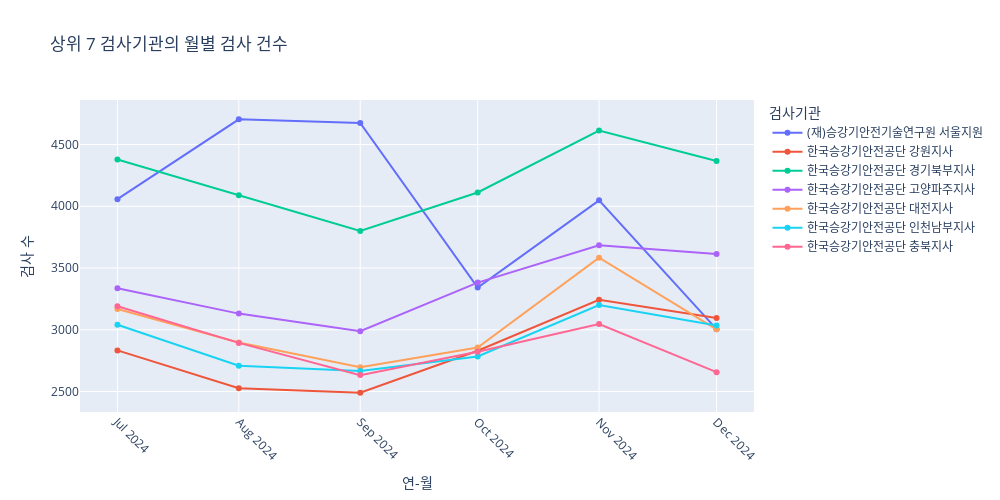

Notebook code for this chart:
### Code cell
# 사용 예시
plot_top_institutions(df, top_n=7)

### Figure 1 — Plotly figure (JSON) as saved in the notebook; plotly's stock layout.template omitted (floating-point values rounded to 4 significant figures)
{"data": [{"customdata": [["(재)승강기안전기술연구원 서울지원"], ["(재)승강기안전기술연구원 서울지원"], ["(재)승강기안전기술연구원 서울지원"], ["(재)승강기안전기술연구원 서울지원"], ["(재)승강기안전기술연구원 서울지원"], ["(재)승강기안전기술연구원 서울지원"]], "hovertemplate": "검사기관=%{customdata[0]}<br>연-월=%{x}<br>검사 수=%{y}<extra></extra>", "legendgroup": "(재)승강기안전기술연구원 서울지원", "line": {"color": "#636efa", "dash": "solid"}, "marker": {"symbol": "circle"}, "mode": "lines+markers", "name": "(재)승강기안전기술연구원 서울지원", "orientation": "v", "showlegend": true, "type": "scatter", "x": ["2024-07", "2024-08", "2024-09", "2024-10", "2024-11", "2024-12"], "xaxis": "x", "y": [4058, 4704, 4675, 3342, 4048, 3005], "yaxis": "y"}, {"customdata": [["한국승강기안전공단 강원지사"], ["한국승강기안전공단 강원지사"], ["한국승강기안전공단 강원지사"], ["한국승강기안전공단 강원지사"], ["한국승강기안전공단 강원지사"], ["한국승강기안전공단 강원지사"]], "hovertemplate": "검사기관=%{customdata[0]}<br>연-월=%{x}<br>검사 수=%{y}<extra></extra>", "legendgroup": "한국승강기안전공단 강원지사", "line": {"color": "#EF553B", "dash": "solid"}, "marker": {"symbol": "circle"}, "mode": "lines+markers", "name": "한국승강기안전공단 강원지사", "orientation": "v", "showlegend": true, "type": "scatter", "x": ["2024-07", "2024-08", "2024-09", "2024-10", "2024-11", "2024-12"], "xaxis": "x", "y": [2833, 2527, 2491, 2830, 3243, 3096], "yaxis": "y"}, {"customdata": [["한국승강기안전공단 경기북부지사"], ["한국승강기안전공단 경기북부지사"], ["한국승강기안전공단 경기북부지사"], ["한국승강기안전공단 경기북부지사"], ["한국승강기안전공단 경기북부지사"], ["한국승강기안전공단 경기북부지사"]], "hovertemplate": "검사기관=%{customdata[0]}<br>연-월=%{x}<br>검사 수=%{y}<extra></extra>", "legendgroup": "한국승강기안전공단 경기북부지사", "line": {"color": "#00cc96", "dash": "solid"}, "marker": {"symbol": "circle"}, "mode": "lines+markers", "name": "한국승강기안전공단 경기북부지사", "orientation": "v", "showlegend": true, "type": "scatter", "x": ["2024-07", "2024-08", "2024-09", "2024-10", "2024-11", "2024-12"], "xaxis": "x", "y": [4379, 4090, 3800, 4112, 4613, 4367], "yaxis": "y"}, {"customdata": [["한국승강기안전공단 고양파주지사"], ["한국승강기안전공단 고양파주지사"], ["한국승강기안전공단 고양파주지사"], ["한국승강기안전공단 고양파주지사"], ["한국승강기안전공단 고양파주지사"], ["한국승강기안전공단 고양파주지사"]], "hovertemplate": "검사기관=%{customdata[0]}<br>연-월=%{x}<br>검사 수=%{y}<extra></extra>", "legendgroup": "한국승강기안전공단 고양파주지사", "line": {"color": "#ab63fa", "dash": "solid"}, "marker": {"symbol": "circle"}, "mode": "lines+markers", "name": "한국승강기안전공단 고양파주지사", "orientation": "v", "showlegend": true, "type": "scatter", "x": ["2024-07", "2024-08", "2024-09", "2024-10", "2024-11", "2024-12"], "xaxis": "x", "y": [3337, 3131, 2988, 3382, 3685, 3613], "yaxis": "y"}, {"customdata": [["한국승강기안전공단 대전지사"], ["한국승강기안전공단 대전지사"], ["한국승강기안전공단 대전지사"], ["한국승강기안전공단 대전지사"], ["한국승강기안전공단 대전지사"], ["한국승강기안전공단 대전지사"]], "hovertemplate": "검사기관=%{customdata[0]}<br>연-월=%{x}<br>검사 수=%{y}<extra></extra>", "legendgroup": "한국승강기안전공단 대전지사", "line": {"color": "#FFA15A", "dash": "solid"}, "marker": {"symbol": "circle"}, "mode": "lines+markers", "name": "한국승강기안전공단 대전지사", "orientation": "v", "showlegend": true, "type": "scatter", "x": ["2024-07", "2024-08", "2024-09", "2024-10", "2024-11", "2024-12"], "xaxis": "x", "y": [3169, 2897, 2696, 2857, 3584, 3004], "yaxis": "y"}, {"customdata": [["한국승강기안전공단 인천남부지사"], ["한국승강기안전공단 인천남부지사"], ["한국승강기안전공단 인천남부지사"], ["한국승강기안전공단 인천남부지사"], ["한국승강기안전공단 인천남부지사"], ["한국승강기안전공단 인천남부지사"]], "hovertemplate": "검사기관=%{customdata[0]}<br>연-월=%{x}<br>검사 수=%{y}<extra></extra>", "legendgroup": "한국승강기안전공단 인천남부지사", "line": {"color": "#19d3f3", "dash": "solid"}, "marker": {"symbol": "circle"}, "mode": "lines+markers", "name": "한국승강기안전공단 인천남부지사", "orientation": "v", "showlegend": true, "type": "scatter", "x": ["2024-07", "2024-08", "2024-09", "2024-10", "2024-11", "2024-12"], "xaxis": "x", "y": [3041, 2709, 2667, 2784, 3200, 3035], "yaxis": "y"}, {"customdata": [["한국승강기안전공단 충북지사"], ["한국승강기안전공단 충북지사"], ["한국승강기안전공단 충북지사"], ["한국승강기안전공단 충북지사"], ["한국승강기안전공단 충북지사"], ["한국승강기안전공단 충북지사"]], "hovertemplate": "검사기관=%{customdata[0]}<br>연-월=%{x}<br>검사 수=%{y}<extra></extra>", "legendgroup": "한국승강기안전공단 충북지사", "line": {"color": "#FF6692", "dash": "solid"}, "marker": {"symbol": "circle"}, "mode": "lines+markers", "name": "한국승강기안전공단 충북지사", "orientation": "v", "showlegend": true, "type": "scatter", "x": ["2024-07", "2024-08", "2024-09", "2024-10", "2024-11", "2024-12"], "xaxis": "x", "y": [3191, 2894, 2633, 2822, 3047, 2657], "yaxis": "y"}], "layout": {"height": 500, "hovermode": "x unified", "legend": {"title": {"text": "검사기관"}, "tracegroupgap": 0}, "title": {"text": "상위 7 검사기관의 월별 검사 건수"}, "width": 1000, "xaxis": {"anchor": "y", "domain": [0, 1], "tickangle": 45, "title": {"text": "연-월"}}, "yaxis": {"anchor": "x", "domain": [0, 1], "title": {"text": "검사 수"}}}}
